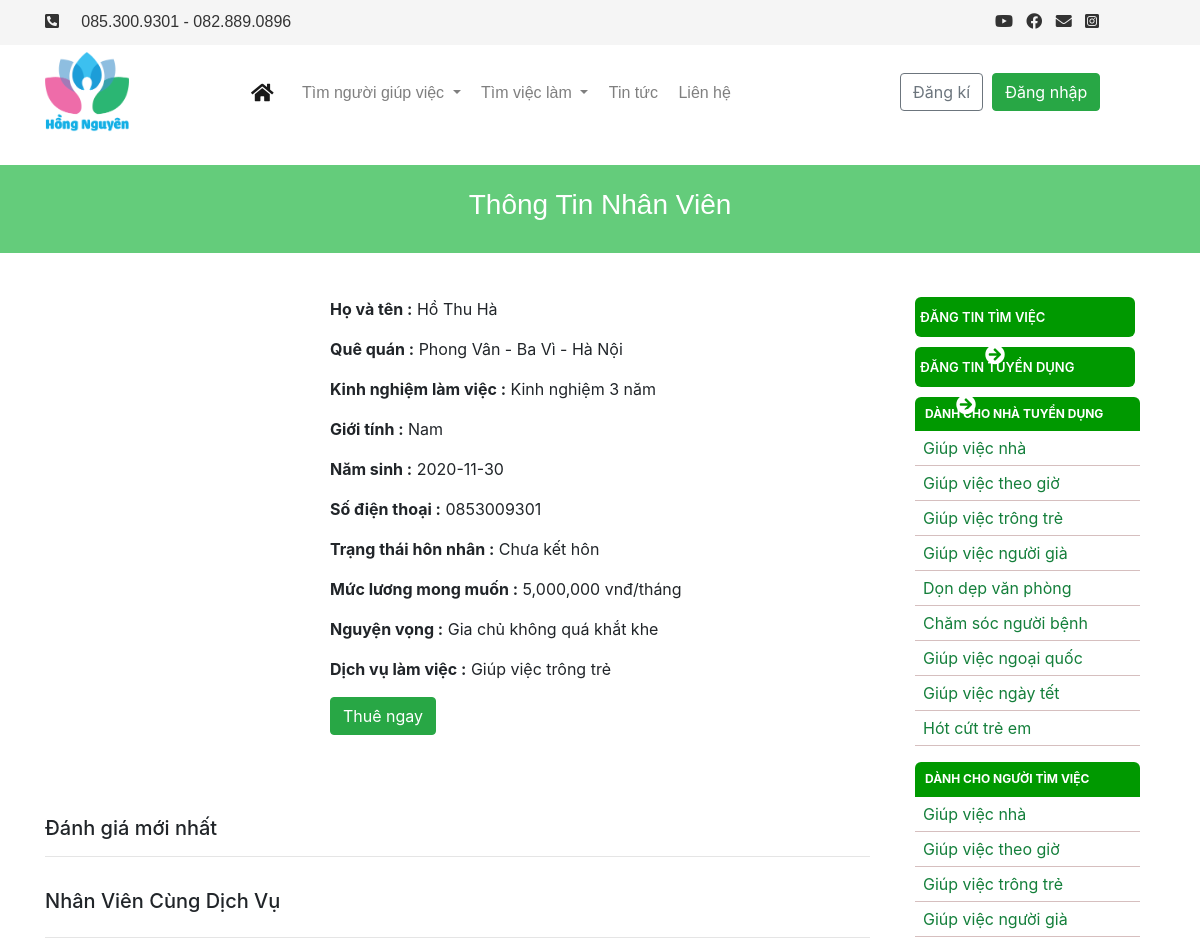
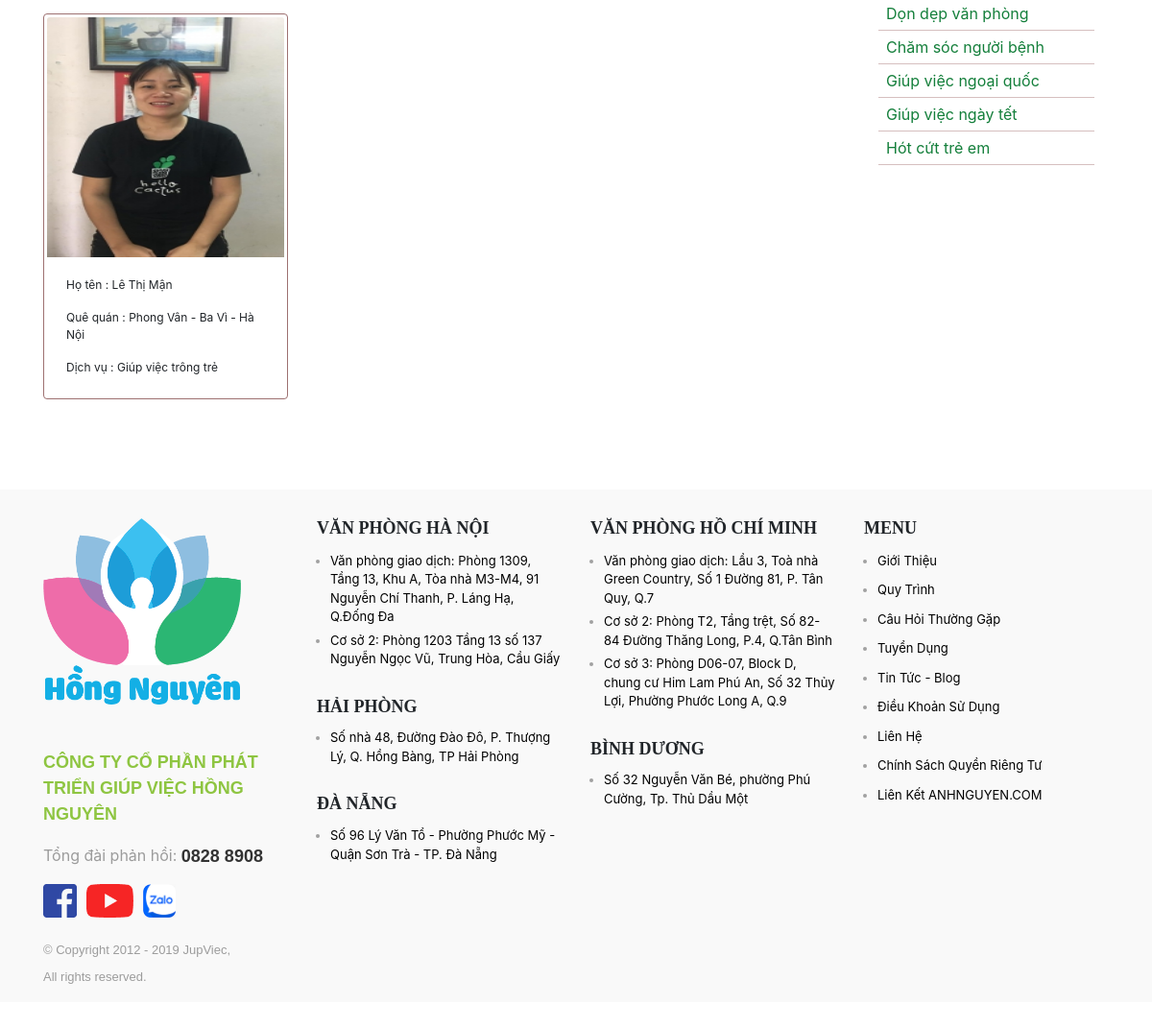
/site/nhan_vien/chi_tiet_nhan_vien.php?id=14&id_dv=6, run on the app's committed database (2 pictures, top to bottom).
### tables this page shows
CREATE TABLE `dich_vu` (
  `id` int(11) NOT NULL,
  `ten_dich_vu` varchar(225) NOT NULL,
  `mo_ta` longtext NOT NULL,
  `hinh_anh` varchar(225) NOT NULL
);

CREATE TABLE `users` (
  `id` int(11) NOT NULL,
  `ho_ten` varchar(50) NOT NULL,
  `ten_dang_nhap` varchar(50) NOT NULL,
  `mat_khau` varchar(50) NOT NULL,
  `email` varchar(225) NOT NULL,
  `ngay_sinh` date NOT NULL,
  `gioi_tinh` bit(1) NOT NULL,
  `hinh_anh` varchar(255) NOT NULL,
  `vai_tro` bit(1) NOT NULL,
  `trang_thai` bit(1) NOT NULL
);

CREATE TABLE `nhan_vien` (
  `id` int(11) NOT NULL,
  `dia_chi` varchar(225) NOT NULL,
  `phone` varchar(50) NOT NULL,
  `status` bit(1) NOT NULL COMMENT 'trạng thái hôn nhân',
  `kinh_nghiem` varchar(225) NOT NULL,
  `id_dichvu` int(11) NOT NULL,
  `id_user` int(11) NOT NULL,
  `hinh_thuc_lam_viec` varchar(225) NOT NULL,
  `muc_luong` float NOT NULL,
  `nguyen_vong` varchar(225) NOT NULL,
  `trang_thai` bit(1) NOT NULL
);

### dao/pdo.php (called while the page is built, shortened)
<?php
function connect()
{
    $host = "127.0.0.1";
    $dbname = "duan1";
    $db_username = "root";
    $db_password = "";
    return new PDO("mysql:host=$host;dbname=$dbname", $db_username, $db_password);
}
function selectAll($sql)
{
    $conne = connect();
    $stml = $conne->prepare($sql);
    $stml->execute();
    return $select = $stml->fetchAll();
}
function money($money)
{
    return number_format($money, 0, '.', ',');
}

### site/nhan_vien/chi_tiet_nhan_vien.php (the view, shortened to what this page needs)
<?php
require_once "../../dao/pdo.php";
if (isset($_GET['id']) && isset($_GET['id_dv'])) {
    $id = $_GET['id'];
    $id_dv = $_GET['id_dv'];
}
?>
<!DOCTYPE html>
<html lang="en">
<head>
    <?php include('../../link/style.php') ?>
    <link rel="stylesheet" href="../../content/css.css">
    <link rel="stylesheet" href="../../content/sao.css">
</head>
<body>
    <?php include('../../layout/header.php') ?>
    <div class="container-fluid" style="background-color: #64cc7b;">
        <div class="container">
            <div class="row" style="margin-top:20px;margin-bottom:20px;">
                <h3 class="header_title">Thông Tin Nhân Viên</h3>
            </div>
        </div>
    </div>
    <br>
    <div class="container-fluid">
        <div class="container">
            <div class="row">
                <div class="col-md-9">
                    <div class="row">
                        <?php foreach (selectAll("SELECT * FROM nhan_vien WHERE id = '$id' AND trang_thai = 0") as $item) { ?>
                            <?php foreach (selectAll("SELECT * FROM users WHERE id = " . $item['id_user']) as $key) { ?>
                                <?php foreach (selectAll("SELECT * FROM dich_vu WHERE id = " . $item['id_dichvu']) as $next) { ?>
                                    <div class="col-md-4">
                                        <div class="img">
                                        </div>
                                    </div>
                                    <div class="col-md-8">
                                        <p><b>Họ và tên :</b> <?= $key['ho_ten'] ?></p>
                                        <p><b>Quê quán :</b> <?= $item['dia_chi'] ?></p>
                                        <p><b>Kinh nghiệm làm việc :</b> <?= $item['kinh_nghiem'] ?></p>
                                        <p><b>Giới tính :</b> <?= ($key['gioi_tinh'] == 0) ? 'Nam' : 'Nữ' ?></p>
                                        <p><b>Năm sinh :</b> <?= $key['ngay_sinh'] ?></p>
                                        <p><b>Số điện thoại :</b> <?= $item['phone'] ?></p>
                                        <p><b>Trạng thái hôn nhân :</b> <?= ($item['status'] == 0) ? 'Đã kết hôn' : 'Chưa kết hôn' ?></p>
                                        <p><b>Mức lương mong muốn :</b> <?= money($item['muc_luong']) ?> vnđ/tháng</p>
                                        <p><b>Nguyện vọng :</b> <?= $item['nguyen_vong'] ?></p>
                                        <p><b>Dịch vụ làm việc :</b> <?= $next['ten_dich_vu'] ?></p>
                                        <a onclick="return confirm('Thông tin cá nhân của bạn sẽ được gửi đến người giúp việc ! Bạn chắc chắn muốn thuê chứ ?')" href="<?= BASE_URL ?>site/nhan_vien/thong_bao.php?id=<?= $item['id'] ?>" class="btn btn-success">Thuê ngay</a>
                                    </div>
                        <?php }
                            }
                        } ?>
                    </div>
                    <br><br>
                    <div class="row">
                        <div class="col-md-12">
                        </div>
                    </div>
                    <h5>Đánh giá mới nhất</h5>
                    <hr>
                    <div class="row">
                        <div class="col-md-12">
                        </div>
                    </div>
                    <div class="row">
                        <h5 style="margin-left: 15px">Nhân Viên Cùng Dịch Vụ</h5>
                    </div>
                    <hr>
                    <div class="row">
                        <?php foreach (selectAll("SELECT * FROM nhan_vien WHERE trang_thai = 0 AND id_dichvu = $id_dv AND id != $id ORDER BY id DESC LIMIT 6") as $item) { ?>
                            <?php foreach (selectAll("SELECT * FROM users WHERE id = " . $item['id_user']) as $key) { ?>
                                <?php foreach (selectAll("SELECT * FROM dich_vu WHERE id = " . $item['id_dichvu']) as $next) { ?>
                                    <div class="col-md-4">
                                        <div class="card" style="border: 1px solid #9e7171;padding: 3px;">
                                            <a href="<?= BASE_URL ?>site/nhan_vien/chi_tiet_nhan_vien.php?id=<?= $item['id'] ?>&id_dv=<?= $item['id_dichvu'] ?>"><img class="card-img-top" src="<?= BASE_URL ?>content/images_user/<?= $key['hinh_anh'] ?>" alt="Card image cap" height="250px"></a>
                                            <div class="card-body">
                                                <p class="card-text" style="font-size: 12px;">Họ tên : <?= $key['ho_ten'] ?></p>
                                                <p class="card-text" style="font-size: 12px;">Quê quán : <?= $item['dia_chi'] ?></p>
                                                <p class="card-text" style="font-size: 12px;">Dịch vụ : <?= $next['ten_dich_vu'] ?></p>
                                            </div>
                                        </div>
                                        <br>
                                    </div>
                        <?php }
                            }
                        } ?>
                        <br>
                    </div>
                </div>
                <div class="col-md-3">
                    <?php include_once('../../layout/content_right.php') ?>
                </div>
            </div>
        </div>
    </div>
    <?php include('../../layout/footer.php') ?>
</body>
</html>

### layout/content_right.php
<div class="col-md-12">
    <a href="<?= BASE_URL ?>site/nhan_vien/dang_tin_tim_viec.php">
        <h3 class="titletimviec" style=" background-color: #009900;
    height: 40px;
    padding: 0 5px;
    margin-right: 5px;
    border-radius: 6px;
    margin-bottom: 10px;
    line-height: 40px;
    color: white;
    font-size: 13px;
    font-weight: 600;
    text-transform: uppercase;">Đăng tin tìm việc <i class="fas fa-arrow-circle-right" style="margin-left:65px;font-size:20px;"></i></h3>
    </a>
    <a href="<?= BASE_URL ?>site/tuyen_dung/dang_tin_tuyen_dung.php">
        <h3 class="titletimviec" style="  background-color: #009900;
    height: 40px;
    padding: 0 5px;
    margin-right: 5px;
    border-radius: 6px;
    margin-bottom: 10px;
    line-height: 40px;color:white;
    font-size: 13px;
    font-weight: 600;
    text-transform: uppercase;">Đăng tin tuyển dụng <i class="fas fa-arrow-circle-right" style="margin-left:36px;font-size:20px;"></i></h3>
    </a>
    <h2 style="background: #009900;
    font-size: 9pt;
    font-weight: 700;
    color: #fff;
    border: none;
    margin: 0;
    padding: 10px;
    text-transform: uppercase;
    border-radius: 6px 6px 0 0;">Dành cho nhà tuyển dụng</h2>
    <ul style="list-style:none;margin-left:-40px;">
        <?php foreach (selectAll("select * from dich_vu") as $item) { ?>
            <li style="padding:5px 0px;border-bottom: 1px solid #d6bfbf;">
                <a href="<?= BASE_URL ?>site/dich_vu/nhan_vien.php?id=<?= $item['id'] ?>" style="color:#147f3b;padding: 0px 8px;"><?= $item['ten_dich_vu'] ?></a></li>
        <?php } ?>
    </ul>
    <h2 style="background: #009900;
    font-size: 9pt;
    font-weight: 700;
    color: #fff;
    border: none;
    margin: 0;
    padding: 10px;
    text-transform: uppercase;
    border-radius: 6px 6px 0 0;">Dành cho người tìm việc</h2>
    <ul style="list-style:none;margin-left:-40px;">
        <?php foreach (selectAll("select * from dich_vu") as $item) { ?>
            <li style="padding:5px 0px;border-bottom: 1px solid #d6bfbf;">
                <a href="<?= BASE_URL ?>site/dich_vu/tuyen_dung.php?id=<?= $item['id'] ?>" style="color:#147f3b;padding: 0px 8px;"><?= $item['ten_dich_vu'] ?></a></li>
        <?php } ?>
    </ul>
</div>

### site/nhan_vien/chi_tiet_nhan_vien.php (style rules this page uses)
.header_title { background-color: #64cc7b; color: white; text-align: center; width: 100%; height: 80px; line-height: 80px; font-family: 'Ubuntu', sans-serif; }
div, label { margin: 0; padding: 0; }

### data on the page
nhan_vien: dia_chi "Phong Vân - Ba Vì - Hà Nội", kinh_nghiem "Kinh nghiệm 3 năm", phone "0853009301", muc_luong "5,000,000", nguyen_vong "Gia chủ không quá khắt khe"
users: ho_ten "Hồ Thu Hà", ngay_sinh "2020-11-30"
dich_vu: ten_dich_vu "Giúp việc trông trẻ", users.hinh_anh (picture)
nhan_vien: dia_chi "Phong Vân - Ba Vì - Hà Nội"
users: ho_ten "Lê Thị Mận"
dich_vu: ten_dich_vu "Giúp việc nhà"
dich_vu: ten_dich_vu "Giúp việc theo giờ"
dich_vu: ten_dich_vu "Giúp việc người già"
dich_vu: ten_dich_vu "Dọn dẹp văn phòng"
dich_vu: ten_dich_vu "Chăm sóc người bệnh"
dich_vu: ten_dich_vu "Giúp việc ngoại quốc"
dich_vu: ten_dich_vu "Giúp việc ngày tết"
dich_vu: ten_dich_vu "Hót cứt trẻ em"
